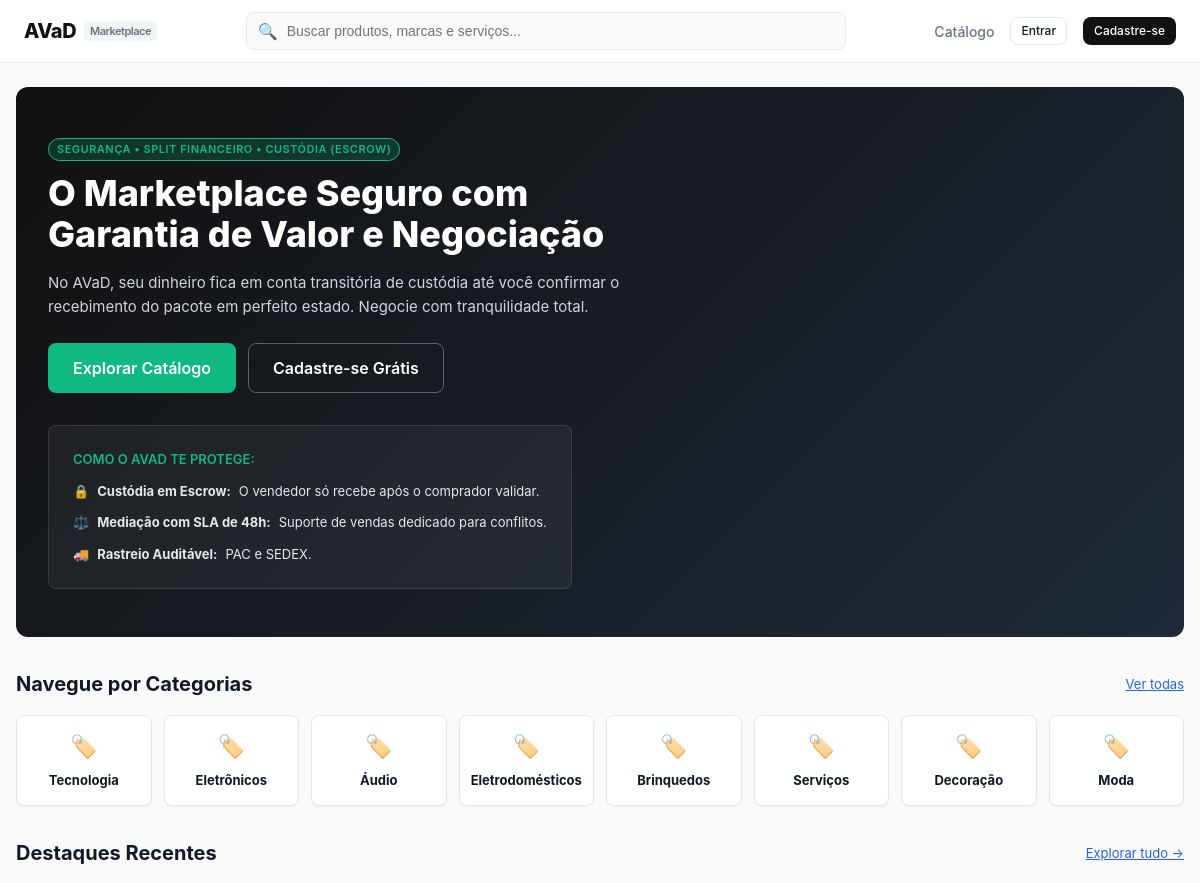
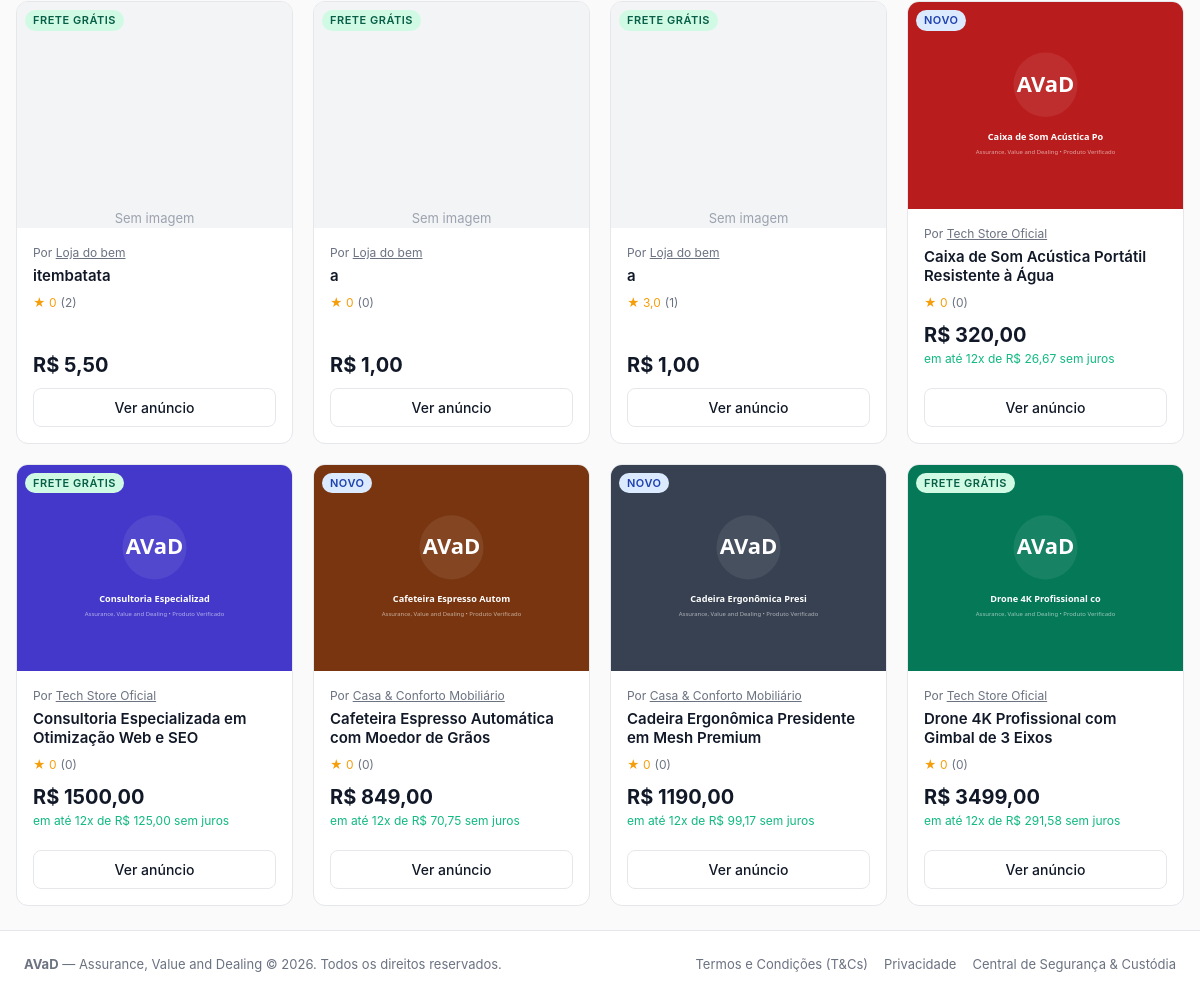
The page / on the database its author committed (2 pictures, top to bottom).
### catalog/models.py (models this page shows, shortened)
class Product(models.Model):
    vendedor = models.ForeignKey(User, on_delete=models.CASCADE, related_name='products')
    titulo = models.CharField(max_length=200)
    categoria = models.CharField(max_length=50, choices=CATEGORIAS)
    descricao = models.TextField()
    caracteristicas = models.TextField(blank=True, help_text='Uma característica por linha')
    preco = models.DecimalField(max_digits=10, decimal_places=2)
    estoque = models.PositiveIntegerField(default=0)
    imagem = models.ImageField(upload_to='products/', blank=True, null=True)
    frete_gratis = models.BooleanField(default=False)
    ativo = models.BooleanField(default=True)
    removido = models.BooleanField(default=False)  # anúncio removido pelo vendedor (some da loja e da lista)
    criado_em = models.DateTimeField(auto_now_add=True)
    class Meta:
        ordering = ['-criado_em']
    @property
    def nota_media(self):
        from orders.models import Review
        from django.db.models import Avg
        reviews = Review.objects.filter(pedido__produto=self)
        avg = reviews.aggregate(avg=Avg('nota_vendedor'))['avg']
        return round(avg, 1) if avg else 0
    @property
    def total_avaliacoes(self):
        from orders.models import Review
        return Review.objects.filter(pedido__produto=self).count()
    @property
    def parcelas_sem_juros(self):
        if self.preco >= 12:
            valor = f"{self.preco / 12:.2f}".replace('.', ',')
            return f"em até 12x de R$ {valor} sem juros"
        return ""

### accounts/models.py (models this page shows, shortened)
class UserProfile(models.Model):
    user = models.OneToOneField(User, on_delete=models.CASCADE, related_name='profile')
    nome = models.CharField(max_length=16)
    data_nascimento = models.DateField()
    cpf = models.CharField(max_length=14, unique=True)
    cnpj = models.CharField(max_length=18, blank=True, null=True, unique=True)
    tem_cnpj = models.BooleanField(default=False)
    email_verificado = models.BooleanField(default=False)
    is_mediador = models.BooleanField(default=False)
    conta_bancaria_bloqueada = models.BooleanField(default=False)
    suspenso = models.BooleanField(default=False)
    token_verificacao = models.CharField(max_length=64, blank=True, null=True)
    nome_loja = models.CharField(max_length=64, blank=True, null=True)  # nome público como vendedor
    meta_mensal = models.DecimalField(max_digits=12, decimal_places=2, default=Decimal('25000.00'),
                                      validators=[MinValueValidator(Decimal('1.00'))])

### catalog/views.py (the view)
# urls.py: path('', home_view, name='home'),
def home_view(request):
    products = Product.objects.filter(ativo=True)[:8]
    return render(request, 'catalog/home.html', {'products': products, 'categorias': CATEGORIAS})

### accounts/roles.py (called while the page is built)
def tipo_usuario(request):
    if not request.user.is_authenticated:
        return None
    tipo = request.session.get('tipo_usuario')
    return tipo if tipo in TIPOS else COMPRADOR

### notifications/context_processors.py (called while the page is built)
def notificacoes(request):
    user = getattr(request, 'user', None)
    if user is None or not user.is_authenticated:
        return {'notif_count': 0}
    total = Notification.objects.filter(
        usuario=user, tipo_usuario=tipo_usuario(request), lida=False
    ).count()
    return {'notif_count': total}

### orders/context_processors.py (called while the page is built)
def cart_count(request):
    user = getattr(request, 'user', None)
    if user is None or not user.is_authenticated:
        return {'cart_count': 0}
    return {'cart_count': Cart(request).count()}

### templates/catalog/home.html (shortened to what this page needs)
{% extends "base.html" %}
{% load avad_filters %}
{% block content %}
<div style="background: linear-gradient(135deg, #111111 0%, #1F2937 100%); color: #FFFFFF; border-radius: var(--radius-lg); padding: 48px 32px; margin-bottom: 32px; display: flex; align-items: center; justify-content: space-between; gap: 32px; flex-wrap: wrap;">
  <div style="max-width: 600px;">
    <span class="badge badge-success" style="margin-bottom: 12px; background: rgba(16, 185, 129, 0.2); color: #10B981; border: 1px solid #10B981;">
      SEGURANÇA &bull; split financeiro &bull; custódia (escrow)
    </span>
    <h1 style="font-size: 36px; font-weight: 800; line-height: 1.15; margin-bottom: 16px;">
      O Marketplace Seguro com Garantia de Valor e Negociação
    </h1>
    <p style="font-size: 15px; color: #D1D5DB; margin-bottom: 24px; line-height: 1.6;">
      No AVaD, seu dinheiro fica em conta transitória de custódia até você confirmar o recebimento do pacote em perfeito estado. Negocie com tranquilidade total.
    </p>
    <div style="display: flex; gap: 12px;">
      <a href="{% url 'catalog:product_list' %}" class="btn btn-success btn-lg">Explorar Catálogo</a>
      {% if user.is_authenticated %}
        {% if request.tipo_usuario == 'vendedor' %}
          <a href="{% url 'dashboard:overview' %}" class="btn btn-outline btn-lg" style="color: #FFFFFF; border-color: rgba(255, 255, 255, 0.3);">Painel do Vendedor</a>
        {% elif request.tipo_usuario == 'mediador' %}
          <a href="{% url 'disputes:mediation_panel' %}" class="btn btn-outline btn-lg" style="color: #FFFFFF; border-color: rgba(255, 255, 255, 0.3);">Painel de Mediação</a>
        {% else %}
          <a href="{% url 'orders:my_orders' %}" class="btn btn-outline btn-lg" style="color: #FFFFFF; border-color: rgba(255, 255, 255, 0.3);">Meus Pedidos</a>
        {% endif %}
      {% else %}
        <a href="{% url 'accounts:register' %}" class="btn btn-outline btn-lg" style="color: #FFFFFF; border-color: rgba(255, 255, 255, 0.3);">Cadastre-se Grátis</a>
      {% endif %}
    </div>
  </div>
  <div style="display: flex; flex-direction: column; gap: 12px; background: rgba(255, 255, 255, 0.05); padding: 24px; border-radius: var(--radius-md); border: 1px solid rgba(255, 255, 255, 0.1); min-width: 280px;">
    <div style="font-size: 13px; font-weight: 600; color: #10B981;">COMO O AVAD TE PROTEGE:</div>
    <div style="font-size: 13px; color: #E5E7EB; display: flex; gap: 8px;">
      <span>🔒</span> <strong>Custódia em Escrow:</strong> O vendedor só recebe após o comprador validar.
    </div>
    <div style="font-size: 13px; color: #E5E7EB; display: flex; gap: 8px;">
      <span>⚖️</span> <strong>Mediação com SLA de 48h:</strong> Suporte de vendas dedicado para conflitos.
    </div>
    <div style="font-size: 13px; color: #E5E7EB; display: flex; gap: 8px;">
      <span>🚚</span> <strong>Rastreio Auditável:</strong> PAC e SEDEX.
    </div>
  </div>
</div>
<div style="margin-bottom: 32px;">
  <div style="display: flex; justify-content: space-between; align-items: center; margin-bottom: 16px;">
    <h2 style="font-size: 20px; font-weight: 700;">Navegue por Categorias</h2>
    <a href="{% url 'catalog:product_list' %}" style="font-size: 13px; color: var(--accent-blue); text-decoration: underline;">Ver todas</a>
  </div>
  <div style="display: grid; grid-template-columns: repeat(auto-fit, minmax(130px, 1fr)); gap: 12px;">
    {% for cat_val, cat_label in categorias|slice:":8" %}
      <a href="{% url 'catalog:product_list' %}?categoria={{ cat_val }}" class="card" style="text-align: center; padding: 14px 8px; border-radius: var(--radius-md); transition: border-color 0.15s;">
        <span style="font-size: 22px; display: block; margin-bottom: 4px;">🏷️</span>
        <strong style="font-size: 13px;">{{ cat_label }}</strong>
      </a>
    {% endfor %}
  </div>
</div>
<div>
  <div style="display: flex; justify-content: space-between; align-items: center; margin-bottom: 16px;">
    <h2 style="font-size: 20px; font-weight: 700;">Destaques Recentes</h2>
    <a href="{% url 'catalog:product_list' %}" style="font-size: 13px; color: var(--accent-blue); text-decoration: underline;">Explorar tudo &rarr;</a>
  </div>
  <div class="product-grid">
    {% for product in products %}
      <div class="product-card">
        <div class="product-img-wrap">
          {% if product.frete_gratis %}
            <span class="badge badge-success product-badge-float">FRETE GRÁTIS</span>
          {% else %}
            <span class="badge badge-info product-badge-float">NOVO</span>
          {% endif %}
          {% if product.imagem %}
            <img src="{{ product.imagem.url }}" alt="{{ product.titulo }}" class="product-img">
          {% else %}
            <div style="width: 100%; height: 100%; display: flex; align-items: center; justify-content: center; background: #F3F4F6; color: #9CA3AF; font-size: 13px;">Sem imagem</div>
          {% endif %}
        </div>
        <div class="product-info">
          <div class="product-seller">
            Por <a href="{% url 'accounts:seller_profile' product.vendedor.id %}" style="text-decoration: underline;">{{ product.vendedor.profile.nome_loja|default:product.vendedor.profile.nome }}</a>
          </div>
          <h3 class="product-title">
            <a href="{% url 'catalog:product_detail' product.id %}">{{ product.titulo }}</a>
          </h3>
          <div class="product-rating">
            <span>★ {{ product.nota_media }}</span>
            <span style="color: var(--text-muted);">({{ product.total_avaliacoes }})</span>
          </div>
          <div class="product-price">R$ {{ product.preco }}</div>
          {% if product.parcelas_sem_juros %}
            <div class="product-installments">{{ product.parcelas_sem_juros }}</div>
          {% endif %}
          <a href="{% url 'catalog:product_detail' product.id %}" class="btn btn-outline btn-block" style="margin-top: 8px;">
            Ver anúncio
          </a>
        </div>
      </div>
    {% empty %}
      <div style="grid-column: 1 / -1; padding: 48px; text-align: center; color: var(--text-muted);">
        Nenhum produto cadastrado ainda.
      </div>
    {% endfor %}
  </div>
</div>
{% endblock %}

### static/css/style.css (style rules this page uses)
:root { --bg-main: #FAFAFA; --bg-card: #FFFFFF; --text-main: #111827; --text-muted: #6B7280; --border-color: #E5E7EB; --primary: #111111; --primary-hover: #000000; --accent-emerald: #10B981; --accent-blue: #2563EB; --sidebar-dark: #142621; --sidebar-text: #E2E8F0; --sidebar-muted: #94A3B8; --sidebar-active: #10B981; --danger: #EF4444; --warning: #F59E0B; --success: #10B981; --info: #3B82F6; --radius-sm: 4px; --radius-md: 8px; --radius-lg: 12px; --shadow-sm: 0 1px 2px 0 rgba(0, 0, 0, 0.05); --shadow-md: 0 4px 6px -1px rgba(0, 0, 0, 0.1); --shadow-lg: 0 10px 15px -3px rgba(0, 0, 0, 0.1); }
* { box-sizing: border-box; margin: 0; padding: 0; }
body { font-family: -apple-system, BlinkMacSystemFont, "Segoe UI", Roboto, Helvetica, Arial, sans-serif; background-color: var(--bg-main); color: var(--text-main); line-height: 1.5; min-height: 100vh; display: flex; flex-direction: column; }
a { color: inherit; text-decoration: none; }
.btn { display: inline-flex; align-items: center; justify-content: center; padding: 8px 16px; border-radius: var(--radius-md); font-size: 14px; font-weight: 500; cursor: pointer; transition: all 0.15s ease-in-out; border: 1px solid transparent; text-decoration: none; gap: 8px; }
.btn-outline { background-color: transparent; border-color: var(--border-color); color: var(--text-main); }
.btn-success { background-color: #10B981; color: #FFFFFF; }
.btn-lg { padding: 12px 24px; font-size: 16px; font-weight: 600; }
.btn-block { width: 100%; }
.badge { display: inline-flex; align-items: center; padding: 2px 8px; border-radius: 9999px; font-size: 11px; font-weight: 600; text-transform: uppercase; letter-spacing: 0.5px; }
.badge-info { background-color: #DBEAFE; color: #1E40AF; }
.badge-success { background-color: #D1FAE5; color: #065F46; }
.card { background-color: var(--bg-card); border: 1px solid var(--border-color); border-radius: var(--radius-lg); padding: 20px; box-shadow: var(--shadow-sm); }
.product-grid { display: grid; grid-template-columns: repeat(auto-fill, minmax(260px, 1fr)); gap: 20px; }
.product-card { background: #FFFFFF; border: 1px solid var(--border-color); border-radius: var(--radius-lg); overflow: hidden; display: flex; flex-direction: column; transition: transform 0.15s, box-shadow 0.15s; }
.product-img-wrap { position: relative; width: 100%; padding-top: 75%; background-color: #F3F4F6; overflow: hidden; }
.product-img { position: absolute; top: 0; left: 0; width: 100%; height: 100%; object-fit: cover; }
.product-badge-float { position: absolute; top: 8px; left: 8px; z-index: 10; }
.product-info { padding: 16px; display: flex; flex-direction: column; flex: 1; }
.product-seller { font-size: 12px; color: var(--text-muted); margin-bottom: 4px; }
.product-title { font-size: 15px; font-weight: 600; line-height: 1.3; margin-bottom: 8px; display: -webkit-box; -webkit-line-clamp: 2; line-clamp: 2; -webkit-box-orient: vertical; overflow: hidden; color: var(--text-main); }
.product-rating { display: flex; align-items: center; gap: 4px; font-size: 12px; color: #F59E0B; margin-bottom: 8px; }
.product-price { font-size: 20px; font-weight: 700; color: var(--text-main); margin-top: auto; }
.product-installments { font-size: 12px; color: #10B981; margin-bottom: 12px; }

### rows shown on the page
Product: frete_gratis "FRETE GRÁTIS", imagem "Sem imagem", vendedor.profile.nome_loja "Loja do bem", titulo "itembatata", nota_media "0", total_avaliacoes "2", preco "5,50"
Product: frete_gratis "FRETE GRÁTIS", imagem "Sem imagem", vendedor.profile.nome_loja "Loja do bem", titulo "a", nota_media "0", total_avaliacoes "0", preco "1,00"
Product: frete_gratis "FRETE GRÁTIS", imagem "Sem imagem", vendedor.profile.nome_loja "Loja do bem", titulo "a", nota_media "3,0", total_avaliacoes "1", preco "1,00"
Product: frete_gratis "NOVO", imagem (picture), vendedor.profile.nome_loja "Tech Store Oficial", titulo "Caixa de Som Acústica Portátil Resistente à Água", nota_media "0", total_avaliacoes "0", preco "320,00", parcelas_sem_juros "em até 12x de R$ 26,67 sem juros"
Product: frete_gratis "FRETE GRÁTIS", imagem (picture), vendedor.profile.nome_loja "Tech Store Oficial", titulo "Consultoria Especializada em Otimização Web e SEO", nota_media "0", total_avaliacoes "0", preco "1500,00", parcelas_sem_juros "em até 12x de R$ 125,00 sem juros"
Product: frete_gratis "NOVO", imagem (picture), vendedor.profile.nome_loja "Casa & Conforto Mobiliário", titulo "Cafeteira Espresso Automática com Moedor de Grãos", nota_media "0", total_avaliacoes "0", preco "849,00", parcelas_sem_juros "em até 12x de R$ 70,75 sem juros"
Product: frete_gratis "NOVO", imagem (picture), vendedor.profile.nome_loja "Casa & Conforto Mobiliário", titulo "Cadeira Ergonômica Presidente em Mesh Premium", nota_media "0", total_avaliacoes "0", preco "1190,00", parcelas_sem_juros "em até 12x de R$ 99,17 sem juros"
Product: frete_gratis "FRETE GRÁTIS", imagem (picture), vendedor.profile.nome_loja "Tech Store Oficial", titulo "Drone 4K Profissional com Gimbal de 3 Eixos", nota_media "0", total_avaliacoes "0", preco "3499,00", parcelas_sem_juros "em até 12x de R$ 291,58 sem juros"

### other values the page prints
{{ cat_label }} "Tecnologia" "Eletrônicos" "Áudio" "Eletrodomésticos" "Brinquedos" "Serviços" "Decoração" "Moda"
